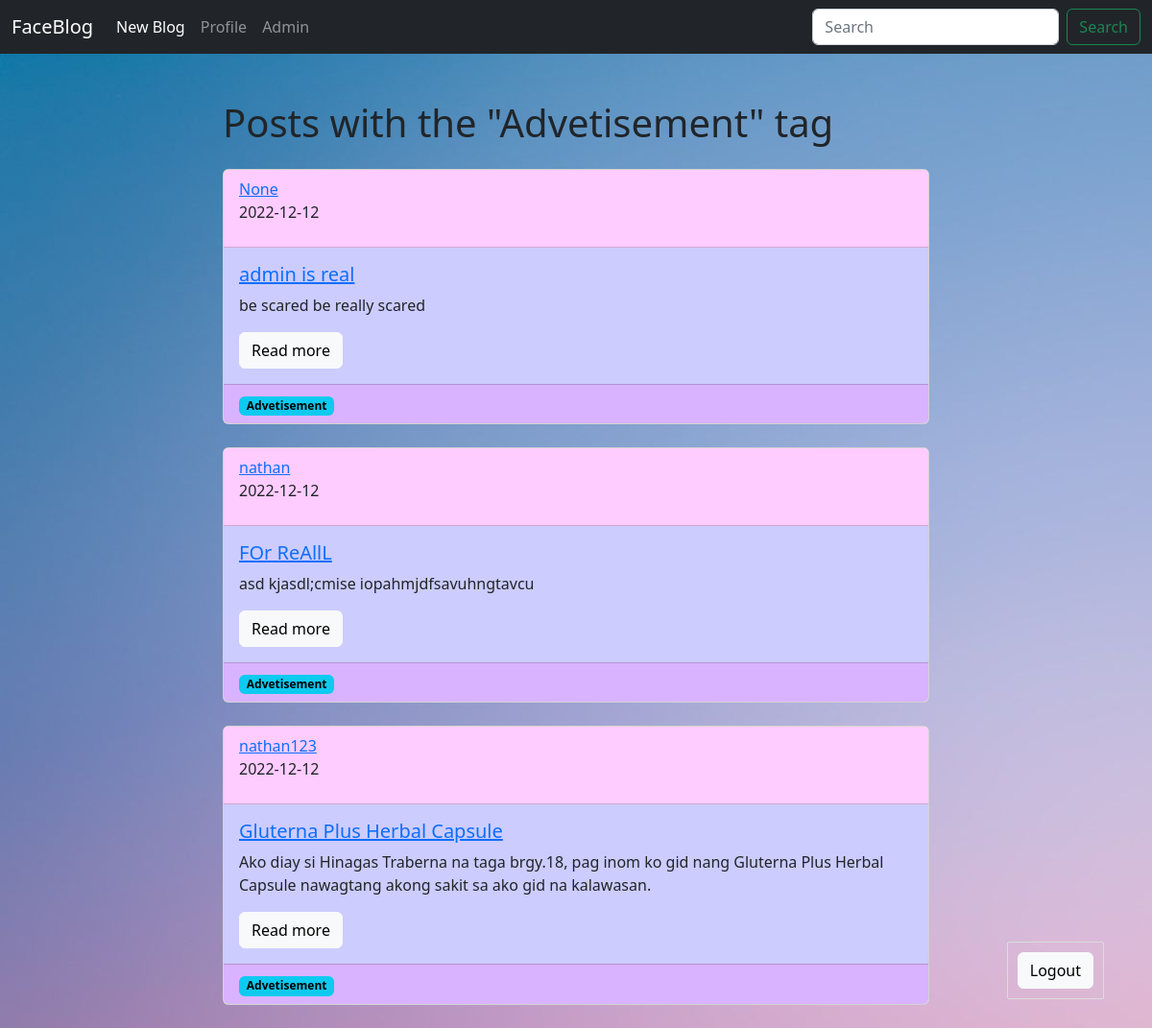
The page /blog/tags/Advetisement (signed in) on the database its author committed.
### models.py (models this page shows, shortened)
class Tag(db.Model):
    id = db.Column(db.Integer, primary_key=True)
    title = db.Column(db.String(140))
    slug = db.Column(db.String(140), unique=True)

class Post(db.Model):
    id = db.Column(db.Integer, primary_key=True)
    title = db.Column(db.String(140))
    slug = db.Column(db.String(140), unique=True)
    body = db.Column(db.Text)
    created = db.Column(db.DateTime, default=datetime.now())
    tags = db.relationship('Tag', secondary=posts_tags, backref=db.backref('posts'), lazy='dynamic')
    poster_id = db.Column(db.Integer, db.ForeignKey('user.id'))

class User(db.Model, UserMixin):
    id = db.Column(db.Integer, primary_key=True)
    firstname = db.Column(db.String(25))
    lastname = db.Column(db.String(25))
    fb_link = db.Column(db.String(100), unique=True)
    email = db.Column(db.String(100), unique=True)
    password = db.Column(db.String(225))
    active = db.Column(db.Boolean)
    roles = db.relationship('Role', secondary=roles_users, backref=db.backref('users'), lazy='dynamic')
    post = db.relationship('Post', backref='poster')

### posts/blueprint.py (the view)
@posts.route('/tags/<slug>')
def tag_detail(slug):
    tag = Tag.query.filter(Tag.slug == slug).first_or_404()
    return render_template('posts/tag_detail.html', tag=tag)

### posts/templates/posts/tag_detail.html (shortened to what this page needs)
{% extends 'base.html' %}
{% block content%}
    <h1>Posts with  the "{{ tag.title }}" tag</h1>
    {% for post in tag.posts %}
        {% include 'posts/includes/card.html' %}
    {% endfor %}
{% endblock %}

### posts/templates/posts/includes/card.html
<div class="card mt-4 mb-4">
            <div class="card-header">
                {% if post.poster.firstname == null %}
                <p class="align=right ">{{ post.created.date() }}</p>
                {% else %}
                <a class="link" href="{{ url_for('user_profile') }}">{{ post.poster.firstname }}</a> <p class="align=right ">{{ post.created.date() }}</p>
                {% endif %}
            </div>
            <div class="card-body ">
                <h5 class="card-title">
                    <a href="{{ url_for('posts.post_detail', slug=post.slug) }}">{{post.title}}</a>
                </h5>
                <p class="card-text"> {{post.body}} </p>
                <a href=" {{url_for('posts.post_detail', slug=post.slug)}} " class="btn btn-light">Read more</a>
            </div>
            {% if post.tags.count() %}
                <div class="card-footer text-muted">
                    {% for tag in post.tags %}
                    <a href="{{ url_for('posts.tag_detail',slug=tag.slug) }}">
                        <span class="badge text-bg-info">
                            {{ tag.title }}
                        </span>
                    </a>
                    {% endfor %}
                </div>
            {% endif %}
        </div>

### static/css/style.css (style rules this page uses)
.card-header { background-color: #ffccff; }
.card-body { background-color: #ccccff; }
.card-footer { background-color:#d9b3ff; }

### templates/base.html (style rules this page uses)
body { background-image: url("/static/images/bg.jpg") }

### rows shown on the page
Tag: title "Advetisement"
Post: poster.firstname "None", created "2022-12-12", title "admin is real", body "be scared be really scared"
Post: poster.firstname "nathan", created "2022-12-12", title "FOr ReAllL", body "asd kjasdl;cmise iopahmjdfsavuhngtavcu"
Post: poster.firstname "nathan123", created "2022-12-12", title "Gluterna Plus Herbal Capsule", body "Ako diay si Hinagas Traberna na taga brgy.18, pag inom ko gid nang Gluterna Plus Herbal Capsule nawagtang akong sakit sa ako gid na kalawasan."
